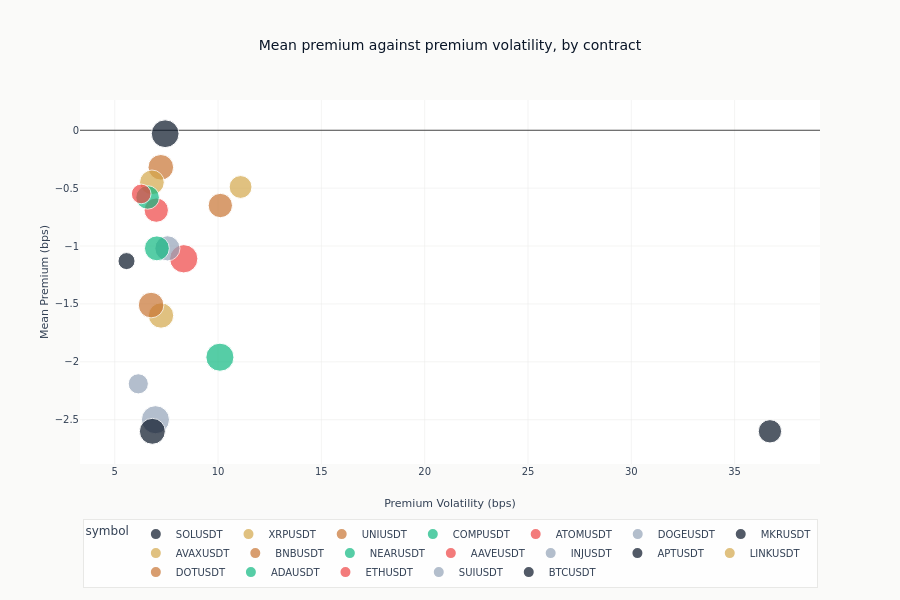

Here is the notebook cell this chart was saved with:
### Code cell
# Scatter: Premium volatility vs mean premium
fig = px.scatter(
    premium_stats_bps.to_pandas(),
    x="std_bps",
    y="mean_bps",
    size="pct_above_notable",
    color="symbol",
    hover_name="symbol",
    title="Mean premium against premium volatility, by contract",
    labels={
        "std_bps": "Premium Volatility (bps)",
        "mean_bps": "Mean Premium (bps)",
        "pct_above_notable": "% of periods beyond the notable level",
    },
)

fig.update_layout(
    height=600,
    legend=dict(
        orientation="h",
        yanchor="top",
        y=-0.15,
        xanchor="center",
        x=0.5,
    ),
    margin=dict(b=120),
)
show_plotly_with_alt(
    fig,
    "A scatter of mean premium against premium volatility, both in basis points, one marked point per contract, sized by how often the premium exceeds the notable level. Every point sits at or below zero on the vertical axis, and they spread rightwards along the volatility axis with the least liquid contracts furthest out.",
)

print("\nInterpretation:")
print("- Top-right quadrant: High volatility, positive bias (bullish altcoins)")
print("- Larger bubbles: More arbitrage opportunities (premium often > 10bps)")

### Figure 1 — Plotly figure (JSON) as saved in the notebook; plotly's stock layout.template omitted (floating-point values rounded to 4 significant figures)
{"data": [{"hovertemplate": "<b>%{hovertext}</b><br><br>symbol=SOLUSDT<br>Premium Volatility (bps)=%{x}<br>Mean Premium (bps)=%{y}<br>% of periods beyond the notable level=%{marker.size}<extra></extra>", "hovertext": ["SOLUSDT"], "legendgroup": "SOLUSDT", "marker": {"color": "#0a1628", "size": [9.4], "sizemode": "area", "sizeref": 0.0345, "symbol": "circle"}, "mode": "markers", "name": "SOLUSDT", "orientation": "v", "showlegend": true, "type": "scatter", "x": [36.71], "xaxis": "x", "y": [-2.6], "yaxis": "y"}, {"hovertemplate": "<b>%{hovertext}</b><br><br>symbol=XRPUSDT<br>Premium Volatility (bps)=%{x}<br>Mean Premium (bps)=%{y}<br>% of periods beyond the notable level=%{marker.size}<extra></extra>", "hovertext": ["XRPUSDT"], "legendgroup": "XRPUSDT", "marker": {"color": "#D4A84B", "size": [9.0], "sizemode": "area", "sizeref": 0.0345, "symbol": "circle"}, "mode": "markers", "name": "XRPUSDT", "orientation": "v", "showlegend": true, "type": "scatter", "x": [11.09], "xaxis": "x", "y": [-0.49], "yaxis": "y"}, {"hovertemplate": "<b>%{hovertext}</b><br><br>symbol=UNIUSDT<br>Premium Volatility (bps)=%{x}<br>Mean Premium (bps)=%{y}<br>% of periods beyond the notable level=%{marker.size}<extra></extra>", "hovertext": ["UNIUSDT"], "legendgroup": "UNIUSDT", "marker": {"color": "#C87533", "size": [10.2], "sizemode": "area", "sizeref": 0.0345, "symbol": "circle"}, "mode": "markers", "name": "UNIUSDT", "orientation": "v", "showlegend": true, "type": "scatter", "x": [10.11], "xaxis": "x", "y": [-0.65], "yaxis": "y"}, {"hovertemplate": "<b>%{hovertext}</b><br><br>symbol=COMPUSDT<br>Premium Volatility (bps)=%{x}<br>Mean Premium (bps)=%{y}<br>% of periods beyond the notable level=%{marker.size}<extra></extra>", "hovertext": ["COMPUSDT"], "legendgroup": "COMPUSDT", "marker": {"color": "#10b981", "size": [13.6], "sizemode": "area", "sizeref": 0.0345, "symbol": "circle"}, "mode": "markers", "name": "COMPUSDT", "orientation": "v", "showlegend": true, "type": "scatter", "x": [10.09], "xaxis": "x", "y": [-1.96], "yaxis": "y"}, {"hovertemplate": "<b>%{hovertext}</b><br><br>symbol=ATOMUSDT<br>Premium Volatility (bps)=%{x}<br>Mean Premium (bps)=%{y}<br>% of periods beyond the notable level=%{marker.size}<extra></extra>", "hovertext": ["ATOMUSDT"], "legendgroup": "ATOMUSDT", "marker": {"color": "#ef4444", "size": [13.8], "sizemode": "area", "sizeref": 0.0345, "symbol": "circle"}, "mode": "markers", "name": "ATOMUSDT", "orientation": "v", "showlegend": true, "type": "scatter", "x": [8.34], "xaxis": "x", "y": [-1.11], "yaxis": "y"}, {"hovertemplate": "<b>%{hovertext}</b><br><br>symbol=DOGEUSDT<br>Premium Volatility (bps)=%{x}<br>Mean Premium (bps)=%{y}<br>% of periods beyond the notable level=%{marker.size}<extra></extra>", "hovertext": ["DOGEUSDT"], "legendgroup": "DOGEUSDT", "marker": {"color": "#94a3b8", "size": [10.9], "sizemode": "area", "sizeref": 0.0345, "symbol": "circle"}, "mode": "markers", "name": "DOGEUSDT", "orientation": "v", "showlegend": true, "type": "scatter", "x": [7.55], "xaxis": "x", "y": [-1.02], "yaxis": "y"}, {"hovertemplate": "<b>%{hovertext}</b><br><br>symbol=MKRUSDT<br>Premium Volatility (bps)=%{x}<br>Mean Premium (bps)=%{y}<br>% of periods beyond the notable level=%{marker.size}<extra></extra>", "hovertext": ["MKRUSDT"], "legendgroup": "MKRUSDT", "marker": {"color": "#0a1628", "size": [13.3], "sizemode": "area", "sizeref": 0.0345, "symbol": "circle"}, "mode": "markers", "name": "MKRUSDT", "orientation": "v", "showlegend": true, "type": "scatter", "x": [7.44], "xaxis": "x", "y": [-0.03], "yaxis": "y"}, {"hovertemplate": "<b>%{hovertext}</b><br><br>symbol=AVAXUSDT<br>Premium Volatility (bps)=%{x}<br>Mean Premium (bps)=%{y}<br>% of periods beyond the notable level=%{marker.size}<extra></extra>", "hovertext": ["AVAXUSDT"], "legendgroup": "AVAXUSDT", "marker": {"color": "#D4A84B", "size": [11.1], "sizemode": "area", "sizeref": 0.0345, "symbol": "circle"}, "mode": "markers", "name": "AVAXUSDT", "orientation": "v", "showlegend": true, "type": "scatter", "x": [7.24], "xaxis": "x", "y": [-1.6], "yaxis": "y"}, {"hovertemplate": "<b>%{hovertext}</b><br><br>symbol=BNBUSDT<br>Premium Volatility (bps)=%{x}<br>Mean Premium (bps)=%{y}<br>% of periods beyond the notable level=%{marker.size}<extra></extra>", "hovertext": ["BNBUSDT"], "legendgroup": "BNBUSDT", "marker": {"color": "#C87533", "size": [11.3], "sizemode": "area", "sizeref": 0.0345, "symbol": "circle"}, "mode": "markers", "name": "BNBUSDT", "orientation": "v", "showlegend": true, "type": "scatter", "x": [7.23], "xaxis": "x", "y": [-0.32], "yaxis": "y"}, {"hovertemplate": "<b>%{hovertext}</b><br><br>symbol=NEARUSDT<br>Premium Volatility (bps)=%{x}<br>Mean Premium (bps)=%{y}<br>% of periods beyond the notable level=%{marker.size}<extra></extra>", "hovertext": ["NEARUSDT"], "legendgroup": "NEARUSDT", "marker": {"color": "#10b981", "size": [10.7], "sizemode": "area", "sizeref": 0.0345, "symbol": "circle"}, "mode": "markers", "name": "NEARUSDT", "orientation": "v", "showlegend": true, "type": "scatter", "x": [7.04], "xaxis": "x", "y": [-1.02], "yaxis": "y"}, {"hovertemplate": "<b>%{hovertext}</b><br><br>symbol=AAVEUSDT<br>Premium Volatility (bps)=%{x}<br>Mean Premium (bps)=%{y}<br>% of periods beyond the notable level=%{marker.size}<extra></extra>", "hovertext": ["AAVEUSDT"], "legendgroup": "AAVEUSDT", "marker": {"color": "#ef4444", "size": [10.2], "sizemode": "area", "sizeref": 0.0345, "symbol": "circle"}, "mode": "markers", "name": "AAVEUSDT", "orientation": "v", "showlegend": true, "type": "scatter", "x": [7.01], "xaxis": "x", "y": [-0.69], "yaxis": "y"}, {"hovertemplate": "<b>%{hovertext}</b><br><br>symbol=INJUSDT<br>Premium Volatility (bps)=%{x}<br>Mean Premium (bps)=%{y}<br>% of periods beyond the notable level=%{marker.size}<extra></extra>", "hovertext": ["INJUSDT"], "legendgroup": "INJUSDT", "marker": {"color": "#94a3b8", "size": [13.6], "sizemode": "area", "sizeref": 0.0345, "symbol": "circle"}, "mode": "markers", "name": "INJUSDT", "orientation": "v", "showlegend": true, "type": "scatter", "x": [6.97], "xaxis": "x", "y": [-2.5], "yaxis": "y"}, {"hovertemplate": "<b>%{hovertext}</b><br><br>symbol=APTUSDT<br>Premium Volatility (bps)=%{x}<br>Mean Premium (bps)=%{y}<br>% of periods beyond the notable level=%{marker.size}<extra></extra>", "hovertext": ["APTUSDT"], "legendgroup": "APTUSDT", "marker": {"color": "#0a1628", "size": [11.6], "sizemode": "area", "sizeref": 0.0345, "symbol": "circle"}, "mode": "markers", "name": "APTUSDT", "orientation": "v", "showlegend": true, "type": "scatter", "x": [6.82], "xaxis": "x", "y": [-2.6], "yaxis": "y"}, {"hovertemplate": "<b>%{hovertext}</b><br><br>symbol=LINKUSDT<br>Premium Volatility (bps)=%{x}<br>Mean Premium (bps)=%{y}<br>% of periods beyond the notable level=%{marker.size}<extra></extra>", "hovertext": ["LINKUSDT"], "legendgroup": "LINKUSDT", "marker": {"color": "#D4A84B", "size": [10.5], "sizemode": "area", "sizeref": 0.0345, "symbol": "circle"}, "mode": "markers", "name": "LINKUSDT", "orientation": "v", "showlegend": true, "type": "scatter", "x": [6.8], "xaxis": "x", "y": [-0.45], "yaxis": "y"}, {"hovertemplate": "<b>%{hovertext}</b><br><br>symbol=DOTUSDT<br>Premium Volatility (bps)=%{x}<br>Mean Premium (bps)=%{y}<br>% of periods beyond the notable level=%{marker.size}<extra></extra>", "hovertext": ["DOTUSDT"], "legendgroup": "DOTUSDT", "marker": {"color": "#C87533", "size": [11.3], "sizemode": "area", "sizeref": 0.0345, "symbol": "circle"}, "mode": "markers", "name": "DOTUSDT", "orientation": "v", "showlegend": true, "type": "scatter", "x": [6.76], "xaxis": "x", "y": [-1.51], "yaxis": "y"}, {"hovertemplate": "<b>%{hovertext}</b><br><br>symbol=ADAUSDT<br>Premium Volatility (bps)=%{x}<br>Mean Premium (bps)=%{y}<br>% of periods beyond the notable level=%{marker.size}<extra></extra>", "hovertext": ["ADAUSDT"], "legendgroup": "ADAUSDT", "marker": {"color": "#10b981", "size": [9.6], "sizemode": "area", "sizeref": 0.0345, "symbol": "circle"}, "mode": "markers", "name": "ADAUSDT", "orientation": "v", "showlegend": true, "type": "scatter", "x": [6.59], "xaxis": "x", "y": [-0.58], "yaxis": "y"}, {"hovertemplate": "<b>%{hovertext}</b><br><br>symbol=ETHUSDT<br>Premium Volatility (bps)=%{x}<br>Mean Premium (bps)=%{y}<br>% of periods beyond the notable level=%{marker.size}<extra></extra>", "hovertext": ["ETHUSDT"], "legendgroup": "ETHUSDT", "marker": {"color": "#ef4444", "size": [6.7], "sizemode": "area", "sizeref": 0.0345, "symbol": "circle"}, "mode": "markers", "name": "ETHUSDT", "orientation": "v", "showlegend": true, "type": "scatter", "x": [6.28], "xaxis": "x", "y": [-0.55], "yaxis": "y"}, {"hovertemplate": "<b>%{hovertext}</b><br><br>symbol=SUIUSDT<br>Premium Volatility (bps)=%{x}<br>Mean Premium (bps)=%{y}<br>% of periods beyond the notable level=%{marker.size}<extra></extra>", "hovertext": ["SUIUSDT"], "legendgroup": "SUIUSDT", "marker": {"color": "#94a3b8", "size": [7.0], "sizemode": "area", "sizeref": 0.0345, "symbol": "circle"}, "mode": "markers", "name": "SUIUSDT", "orientation": "v", "showlegend": true, "type": "scatter", "x": [6.14], "xaxis": "x", "y": [-2.19], "yaxis": "y"}, {"hovertemplate": "<b>%{hovertext}</b><br><br>symbol=BTCUSDT<br>Premium Volatility (bps)=%{x}<br>Mean Premium (bps)=%{y}<br>% of periods beyond the notable level=%{marker.size}<extra></extra>", "hovertext": ["BTCUSDT"], "legendgroup": "BTCUSDT", "marker": {"color": "#0a1628", "size": [5.0], "sizemode": "area", "sizeref": 0.0345, "symbol": "circle"}, "mode": "markers", "name": "BTCUSDT", "orientation": "v", "showlegend": true, "type": "scatter", "x": [5.57], "xaxis": "x", "y": [-1.13], "yaxis": "y"}], "layout": {"height": 600, "legend": {"itemsizing": "constant", "orientation": "h", "title": {"text": "symbol"}, "tracegroupgap": 0, "x": 0.5, "xanchor": "center", "y": -0.15, "yanchor": "top"}, "margin": {"b": 120}, "title": {"text": "Mean premium against premium volatility, by contract"}, "xaxis": {"anchor": "y", "domain": [0.0, 1.0], "title": {"text": "Premium Volatility (bps)"}}, "yaxis": {"anchor": "x", "domain": [0.0, 1.0], "title": {"text": "Mean Premium (bps)"}}}}
